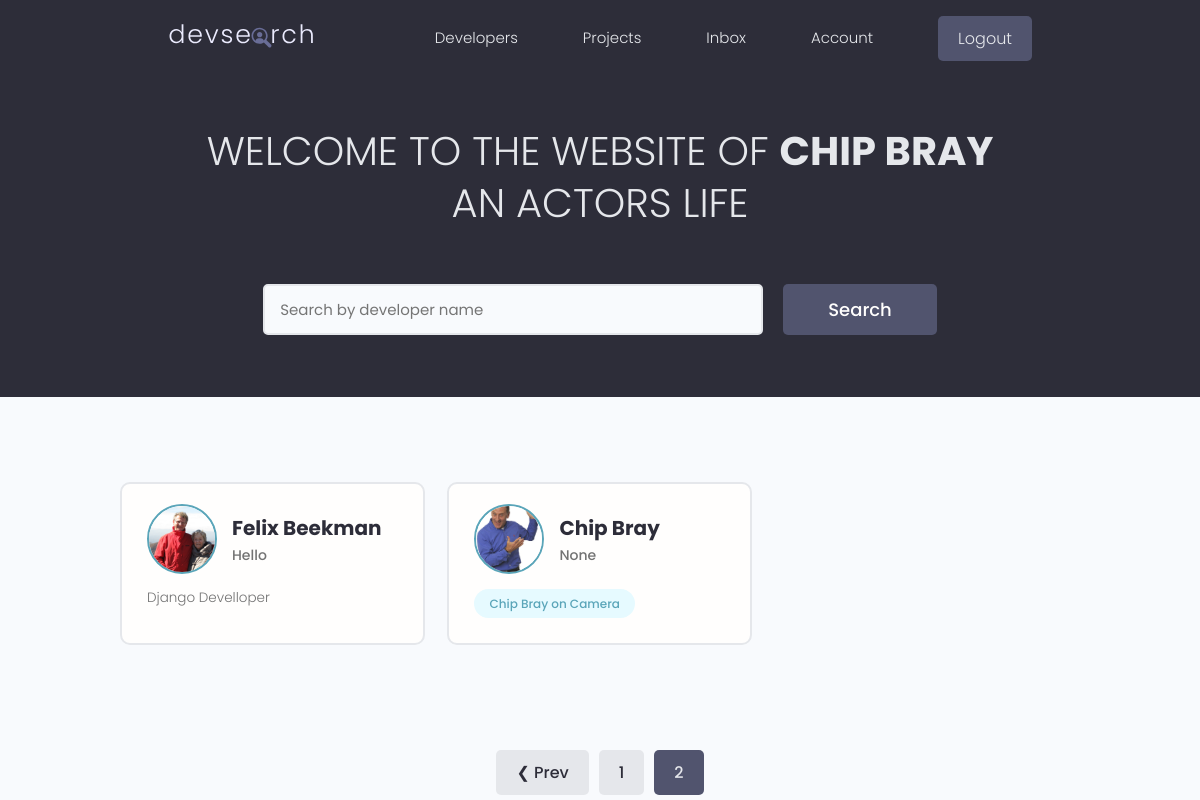
Screenshot of /?page=2 (signed in) with the database file from the repository.
### users/models.py (models this page shows, shortened)
class Profile(models.Model):
	user = models.OneToOneField(User, on_delete=models.CASCADE, null=True, blank=True)
	name = models.CharField(max_length=200, blank=True, null=True)
	email = models.EmailField(max_length=500, blank=True, null=True)
	username = models.CharField(max_length=200, blank=True, null=True)
	location = models.CharField(max_length=200, blank=True, null=True)
	short_intro = models.CharField(max_length=500, blank=True, null=True)
	bio = models.TextField(blank=True, null=True)
	profile_image = models.ImageField(null=True, blank=True, upload_to='profiles/', default="profiles/user-default.png")
	social_github = models.CharField(max_length=200, blank=True, null=True)
	social_twitter = models.CharField(max_length=200, blank=True, null=True)
	social_linkedin = models.CharField(max_length=200, blank=True, null=True)
	social_youtube = models.CharField(max_length=200, blank=True, null=True)
	social_website = models.CharField(max_length=200, blank=True, null=True)
	created = models.DateTimeField(auto_now_add=True)
	id = models.UUIDField(default=uuid.uuid4, unique=True, primary_key=True, editable=False)

class Skill(models.Model):
	owner = models.ForeignKey(
		Profile, on_delete=models.CASCADE, null=True, blank=True)
	name = models.CharField(max_length=200, blank=True, null=True)
	description = models.TextField(blank=True, null=True)
	created = models.DateTimeField(auto_now_add=True)
	id = models.UUIDField(default=uuid.uuid4, unique=True, primary_key=True, editable=False)
	def __str__(self):
		return str(self.name)

### users/views.py (the view)
# urls.py: path('', views.profiles, name='profiles'),
def profiles(request):
	profiles, search_query = searchProfiles(request)
	custom_range, profiles = paginateProfiles(request, profiles, 3)
	context = {'profiles':profiles, 'search_query':search_query, 'custom_range':custom_range}
	return render(request, 'users/profiles.html', context)

### users/utils.py (called while the page is built)
def paginateProfiles(request, profiles, results):
    page = request.GET.get('page')
    paginator = Paginator(profiles, results)
    try:
        profiles = paginator.page(page)
    except PageNotAnInteger:
        page = 1
        profiles = paginator.page(page)
    except EmptyPage:
        page = paginator.num_pages
        profiles = paginator.page(page)
    leftIndex = (int(page) -4)
    if leftIndex < 1:
      leftIndex = 1
    rightIndex = (int(page) + 5)
    if rightIndex > paginator.num_pages:
        rightIndex = paginator.num_pages + 1
    custom_range = range(leftIndex, rightIndex)
    return custom_range, profiles

def searchProfiles(request):
	search_query = ''
	if request.GET.get('search_query'):
		search_query = request.GET.get('search_query')
	skills = Skill.objects.filter(name__icontains=search_query)
	profiles = Profile.objects.distinct().filter(
		Q(name__icontains=search_query)	|
		Q(short_intro__icontains=search_query) |
		Q(skill__in=skills)
		)
	return profiles, search_query

### users/templates/users/profiles.html (shortened to what this page needs)
{% extends 'main.html' %}
{% block content %}
<main class="home">
  <section class="hero-section text-center">
    <div class="container container--narrow">
      <div class="hero-section__box">
        <h2>WELCOME TO THE WEBSITE OF <span> CHIP BRAY </span><br> AN ACTORS LIFE</h2>
      </div>
      <div class="hero-section__search">
        <form id="searchForm" class="form" action="{% url 'profiles' %}" method="get">
          <div class="form__field">
            <input class="input input--text" id="formInput#search" type="text" name="search_query"
            value="{{search_query}}"  placeholder="Search by developer name" />
          </div>
          <input class="btn btn--sub btn--lg" type="submit" value="Search" />
        </form>
      </div>
    </div>
  </section>
  <section class="devlist">
    <div class="container">
      <div class="grid grid--three">
       {% for profile in profiles %}
       <div class="column card">
        <div class="dev">
          <a href="{% url 'user-profile' profile.id %}" class="card__body">
            <div class="dev__profile">
              <img class="avatar avatar--md" src="{{ profile.profile_image.url }}" alt="image" />
              <div class="dev__meta">
                <h3>{{profile.name}}</h3>
                <h5>{{profile.short_intro|slice:"60"}}</h5>
              </div>
            </div>
            <p class="dev__info">{{profile.bio|slice:"150"}}</p>
            <div class="dev__skills">
              {% for skill in profile.skill_set.all|slice:"5" %}
              <span class="tag tag--pill tag--main">
                <small>{{skill}}</small>
              </span>
              {% endfor %}
            </div>
          </a>
        </div>
      </div>
      {% endfor %}
    </div>
  </div>
</section>
{% include 'pagination.html' with queryset=profiles custom_range=custom_range %}
</main>
{% endblock %}

### static/styles/app.css (style rules this page uses)
:root { --color-sub: #2d2d39; }
.btn--sub { background-color: var(--color-sub-light); }
.card { border: 2px solid var(--color-light); }
img { width: 100%; }
.hero-section { height: 40vh; display: flex; align-items: center; background-color: var(--color-sub); }
.hero-section__box { margin-bottom: 4rem; }
.hero-section__box > h2, .hero-section__box > h2 > span { font-size: 4rem; color: var(--color-light); line-height: 1.3; text-transform: uppercase; }
.hero-section__box > h2 { font-weight: 300; }
.hero-section__box > h2 > span { font-weight: 700; }
.hero-section__search > .form { display: flex; align-items: center; justify-content: center; gap: 2rem; }
.hero-section__search > .form input.input--text { width: 50rem; }
.devlist { margin-top: 8rem; }
.devlist .grid { align-items: stretch; }
.devlist .dev .dev__profile { display: flex; align-items: center; gap: 1.5rem; }
.devlist .dev .dev__meta h3 { color: var(--color-sub); font-size: 2rem; font-weight: 700; }
.devlist .dev .dev__meta h5 { color: var(--color-text); font-size: 1.4rem; font-weight: 500; }
.devlist .dev .dev__info { margin: 1.5rem 0; font-size: 1.35rem; line-height: 1.4; text-align: justify; }

### static/uikit/styles/modules/_variables.css (style rules this page uses)
:root { --color-main: #5aa5b9; --color-main-light: #e6faff; --color-sub: #3f4156; --color-sub-light: #51546e; --color-sub-lighter: #ededfd; --color-text: #737373; --color-gray: #8b8b8b; --color-light: #e5e7eb; --color-light-gray: #767676; --color-bg: #f8fafd; --color-white: #fffefd; --color-white-light: #f3f3f3; --color-success: #359e64; --color-success-bg: #def8e8; --color-error: #fc4b0b; --color-error-bg: #fff2ee; --font-base: 'Poppins', arial, helvetica, 'Segoe UI', roboto, ubuntu, sans-serif; --font-monospace: 'Fira Code', 'Courier New', courier, monospace; --font-regular: 300; --font-medium: 500; --font-bold: 700; --generic-shadow: 1px 1px 5px #00000010; --generic-transition: all 0.3s ease-in-out; }

### static/uikit/styles/modules/_base.css (style rules this page uses)
* { margin: 0; padding: 0; box-sizing: border-box; text-rendering: optimizeLegibility; color: inherit; font-size: inherit; }
html { font-size: 50%; }
@media only screen and (min-width: 480px) { html { font-size: 56.25%; } }
@media only screen and (min-width: 1200px) { html { font-size: 62.5%; } }
body { line-height: 1.6; font-weight: 400; font-size: 1.5rem; color: var(--color-text); background-color: var(--color-bg); min-height: 100vh; }

### static/uikit/styles/modules/_typography.css (style rules this page uses)
* { font-family: var(--font-base); }
h2 { font-size: 3.6rem; font-weight: var(--font-bold); }
h3 { font-size: 3.2rem; font-weight: var(--font-medium); }
h5 { font-size: 2.4rem; font-weight: var(--font-medium); }
h5, h6 { font-weight: var(--font-regular); }
p, span, strong { font-size: 1.6rem; color: var(--color-text); font-weight: var(--font-regular); }
a { padding-bottom: 2px; text-decoration: none; display: inline-block; color: var(--color-main); font-weight: var(--font-medium); }

### static/uikit/styles/modules/_utilities.css (style rules this page uses)
.container { width: 92%; max-width: 165rem; margin: 0 auto; box-sizing: border-box; }
.container--narrow { width: 92%; max-width: 120rem; }
@media screen and (min-width: 1000px) { .container { width: 90%; } }
@media screen and (min-width: 1000px) { .container--narrow { width: 85%; } }
@media screen and (min-width: 1200px) { .container { width: 80%; } }
@media screen and (min-width: 1200px) { .container--narrow { width: 72%; } }
.text-center { text-align: center; }

### static/uikit/styles/modules/_avatar.css (style rules this page uses)
.avatar { border-radius: 50%; border: 2px solid var(--color-main); object-fit: cover; }
.avatar--md { height: 7rem; width: 7rem; }

### static/uikit/styles/modules/_button.css (style rules this page uses)
.btn { display: inline-block; position: relative; cursor: pointer; background-color: var(--color-light); font-weight: var(--font-medium); color: var(--color-sub); text-decoration: none; padding: 1rem 2rem; border-radius: 0.5rem; border: none; width: -webkit-fit-content; width: -moz-fit-content; width: fit-content; height: -webkit-fit-content; height: -moz-fit-content; height: fit-content; font-size: 1.6rem; outline-width: 0; outline-color: transparent; -webkit-backface-visibility: hidden; backface-visibility: hidden; transition: all 0.3s ease-in-out; }
.btn--sub { background-color: var(--color-sub); color: var(--color-white); }
.btn--lg { font-size: 1.8rem; padding: 1.2rem 4.5rem; }

### static/uikit/styles/modules/_card.css (style rules this page uses)
.card { border-radius: 1rem; background-color: var(--color-white); border: 1.5px solid var(--color-light); width: auto; height: auto; margin-top: 0.5rem; margin-bottom: 0.5rem; overflow: hidden; }
.card__body, .card__header { padding: 2rem 2.5rem; }

### rows the page displays
Profile: profile_image (picture), name "Felix Beekman", short_intro "Hello", bio "Django Develloper"
Profile: profile_image (picture), name "Chip Bray", short_intro "None"
Skill: name "Chip Bray on Camera"

### other values shown
{{ page }} "1"
{{ page }} "2"
